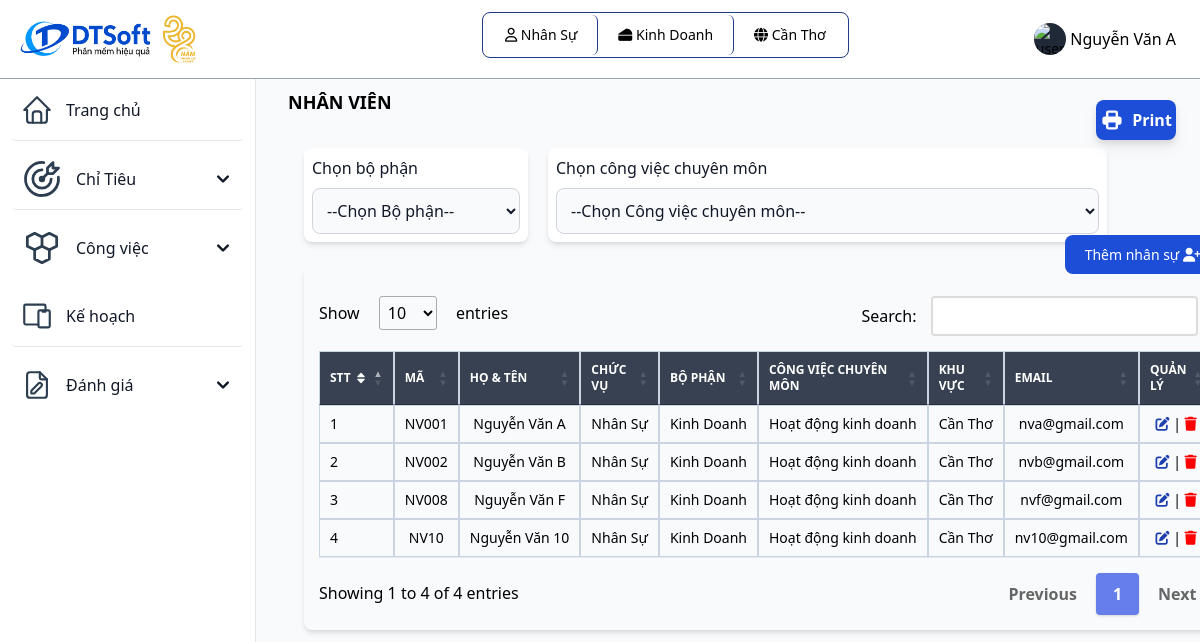
The app's page /nhanvien.php (signed in) with its own data.
### tables this page shows
CREATE TABLE `vaitro` (
  `id_vaitro` varchar(10) primary key,
  `tenvaitro` varchar(255) NOT NULL,
  `mota` varchar(255) NOT NULL
);

CREATE TABLE `bophan` (
  `id_bophan` varchar(10) primary key,
  `id_khuvuc` varchar(10) NOT NULL,
  `tenbophan` varchar(255) NOT NULL,
  `cvchuyenmon` varchar(255) NOT NULL,
  foreign key(id_khuvuc) references khuvuc(id_khuvuc) ON UPDATE CASCADE
);

CREATE TABLE `khuvuc` (
  `id_khuvuc` varchar(10) primary key,
  `tenkhuvuc` varchar(255) NOT NULL,
  `diachi` varchar(255) NOT NULL,
  `sdt` int(20) NOT NULL
);

CREATE TABLE `nguoidung` (
  `id_nguoidung` varchar(10) primary key,
  `id_bophan` varchar(10) DEFAULT NULL,
  `id_vaitro` varchar(10) NOT NULL,
  `id_khuvuc` varchar(10) DEFAULT NULL,
  `tennguoidung` varchar(255) NOT NULL,
  `sdt_nd` varchar(20) NOT NULL,
  `diachi_nd` varchar(255) NOT NULL,
  `email` varchar(255) NOT NULL,
  `password` varchar(255) NOT NULL,
  `ngaysinh` date NOT NULL,
  `gioitinh` varchar(255) NOT NULL,
  foreign key(id_bophan) references bophan(id_bophan) ON UPDATE CASCADE,
  foreign key(id_vaitro) references vaitro(id_vaitro) ON UPDATE CASCADE,
  foreign key(id_khuvuc) references khuvuc(id_khuvuc) ON UPDATE CASCADE
);

### nhanvien.php (the view, shortened to what this page needs)
<?php
include "inc/header.php";
include "db/database.php";
$id_vt = $_SESSION['id_vaitro'];
$id_bp = $_SESSION['id_bophan'];
$id_kv = $_SESSION['id_khuvuc'];
if ($id_vt == 'QLKV') {
  $sql = "SELECT * FROM nguoidung, vaitro, bophan, khuvuc
  WHERE nguoidung.id_khuvuc = khuvuc.id_khuvuc
  AND   nguoidung.id_vaitro = vaitro.id_vaitro
  AND   nguoidung.id_bophan = bophan.id_bophan
  AND   khuvuc.id_khuvuc = '".$id_kv."'";
  $query = mysqli_query($connect, $sql);
} else if ($id_vt = 'QLBP') {
  $sql = "SELECT * FROM nguoidung, vaitro, bophan, khuvuc
  WHERE nguoidung.id_khuvuc = khuvuc.id_khuvuc
  AND   nguoidung.id_vaitro = vaitro.id_vaitro
  AND   nguoidung.id_bophan = bophan.id_bophan
  AND   khuvuc.id_khuvuc = '".$id_kv."'
  AND   bophan.id_bophan = '".$id_bp."'
  AND nguoidung.id_vaitro NOT IN (SELECT nguoidung.id_vaitro FROM nguoidung WHERE nguoidung.id_vaitro = 'QLBP' OR nguoidung.id_vaitro = 'QLKV') ";
  $query = mysqli_query($connect, $sql);
}
?>
<div class="p-4 sm:ml-64">
  <div class="p-4 mt-14">
    <div class="mb-4 font-bold text-lg uppercase">Nhân viên</div>
    <div class="p-4 mt-4 grid">
      <div class="flex divToHide">
        <div class="shadow-md bg-white p-2 rounded-lg">
          <label for="countries" class="block mb-2 text-base font-medium text-gray-900">Chọn bộ phận</label>
          <select id="filter-select1" class="bg-gray-50 border border-gray-300 text-gray-900 text-base rounded-lg focus:ring-blue-500 focus:border-blue-500 block w-full p-2.5 dark:bg-gray-700 dark:border-gray-600 dark:placeholder-gray-400 dark:text-white dark:focus:ring-blue-500 dark:focus:border-blue-500">
            <option selected>--Chọn Bộ phận--</option>
          </select>
        </div>
        <div class="ml-5 shadow-md bg-white p-2 rounded-lg">
          <label class="block mb-2 text-base font-medium text-gray-900">Chọn công việc chuyên môn</label>
          <select id="filter-select2" class="bg-gray-50 border border-gray-300 text-gray-900 text-base rounded-lg focus:ring-blue-500 focus:border-blue-500 block w-full p-2.5 dark:bg-gray-700 dark:border-gray-600 dark:placeholder-gray-400 dark:text-white dark:focus:ring-blue-500 dark:focus:border-blue-500">
            <option selected>--Chọn Công việc chuyên môn--</option>
          </select>
        </div>
      </div>
      <div class="justify-self-end divToHide">
        <a href="themnhanvien.php" class="text-white bg-blue-700 hover:bg-blue-800 focus:ring-4 focus:ring-blue-300 font-medium rounded-lg text-sm px-5 py-2.5 mr-2 mb-2 dark:bg-blue-600 dark:hover:bg-blue-700 focus:outline-none dark:focus:ring-blue-800">
          Thêm nhân sự <i class="fa-solid fa-user-plus"></i>
        </a>
      </div>
      <div class="mb-4">
        <div class="relative overflow-x-auto shadow-md sm:rounded-lg">
          <table id="myTable1" class="w-full text-sm text-gray-500 dark:text-gray-400">
            <thead class="text-xs text-white uppercase bg-gray-700">
              <tr>
                <th class="px-3 py-3 border border-slate-300">
                  <div class="flex items-center">
                    STT
                    <a href="#"></a>
                  </div>
                </th>
                <th class="px-3 py-3 border border-slate-300">
                  Mã
                </th>
                <th class="px-3 py-3 border border-slate-300">
                  Họ & Tên
                </th>
                <th class="px-3 py-3 border border-slate-300">
                  Chức vụ
                </th>
                <th class="px-3 py-3 border border-slate-300 <?php if ($id_vt == 'QLBP') echo 'divToHide';
                                        elseif ($id_vt == 'QLKV') echo '' ?>">
                  Bộ phận
                </th>
                <th class="px-3 py-3 border border-slate-300">
                  Công việc chuyên môn
                </th>
                <th class="px-3 py-3 border border-slate-300 <?php if ($id_vt == 'QLKV' || $id_vt == 'QLBP') echo 'divToHide' ?>">
                  Khu vực
                </th>
                <th class="px-3 py-3 border border-slate-300">
                  Email
                </th>
                <th class="px-3 py-3 border border-slate-300 action-column">
                  QUẢN LÝ
                </th>
              </tr>
            </thead>
            <tbody class="text-black text-center">
              <?php
              $i = 0;
              while ($row = mysqli_fetch_array($query)) {
                $i++;
              ?>
                <tr class="bg-white border-b dark:border-gray-700 hover:bg-gray-50">
                  <td class="px-5 text-left border border-slate-300"><?php echo $i ?></td>
                  <td class="text-center font-medium border border-slate-300"><?php echo $row['id_nguoidung'] ?></td>
                  <td scope="row" class="px-3 py-4 font-medium whitespace-nowrap border border-slate-300">
                    <?php echo $row['tennguoidung'] ?>
                  </td>
                  <td class="px-3 py-4 font-medium whitespace-nowrap border border-slate-300">
                    <?php echo $row['tenvaitro'] ?>
                  </td>
                  <td class="px-3 py-4 font-medium whitespace-nowrap border border-slate-300 <?php if ($id_vt == 'QLBP') echo 'divToHide';
                                                                        elseif ($id_vt == 'QLKV') echo '' ?>">
                    <?php echo $row['tenbophan'] ?>
                  </td>
                  <td class="px-3 py-4 font-medium whitespace-nowrap border border-slate-300">
                    <?php echo $row['cvchuyenmon'] ?>
                  </td>
                  <td class="px-3 py-4 font-medium whitespace-nowrap border border-slate-300 <?php if ($id_vt == 'QLKV' || $id_vt == 'QLBP') echo 'divToHide' ?>">
                    <?php echo $row['tenkhuvuc'] ?>
                  </td>
                  <td class="px-3 py-4 font-medium whitespace-nowrap border border-slate-300 text-center">
                    <?php echo $row['email'] ?>
                  </td>
                  <td class="px-3 py-4 font-medium whitespace-nowrap border border-slate-300 text-center action-column">
                    <a class="text-blue-800" href="chinhsuanhanvien.php?action=sua&idnhansu=<?php echo $row['id_nguoidung']  ?>">
                      <i class="fa-solid fa-pen-to-square"></i>
                    </a> |
                    <a href="xoanhanvien.php?action=xoa&idnhansu=<?php echo $row['id_nguoidung']  ?>">
                      <i class="fa-solid fa-trash" style="color: red;"></i>
                    </a>
                  </td>
                </tr>
              <?php
              }
              ?>
            </tbody>
          </table>
        </div>
        <div class="fixed right-6 group divToHide" style="top: 100px;">
          <button onclick="printPage()" class="flex items-center justify-center text-white bg-blue-700 drop-shadow-lg rounded-lg w-20 h-10 hover:bg-blue-800 dark:bg-blue-600 dark:hover:bg-blue-700 focus:ring-4 focus:ring-blue-300 focus:outline-none dark:focus:ring-blue-800">
            <span class="font-bold">Print</span>
          </button>
        </div>
      </div>
    </div>
  </div>
  </body>
  </html>

### inc/header.php (shortened to what this page needs)
<?php
 include_once('db/connect.php');
 $id_vt = $_SESSION['id_vaitro'];
?>
<!DOCTYPE html>
<html lang="en">
<head>
	<link href="https://unpkg.com/tailwindcss@2.2.19/dist/tailwind.min.css" rel=" stylesheet">
  <link rel="stylesheet" href="https://cdnjs.cloudflare.com/ajax/libs/font-awesome/6.4.0/css/all.min.css">
	<link href="https://cdn.datatables.net/1.10.19/css/jquery.dataTables.min.css" rel="stylesheet">
	<link href="https://cdn.datatables.net/responsive/2.2.3/css/responsive.dataTables.min.css" rel="stylesheet">
  <script src="https://cdn.tailwindcss.com"></script>
</head>
<body class="g-sidenav-show bg-slate-50" id="draggable">
  <nav class="fixed top-0 z-50 w-full bg-white border-b border-gray-400 dark:border-gray-100 text-black">
        <div class="px-3 py-3 lg:px-5 lg:pl-3">
          <div class="flex items-center justify-between">
            <div class="flex items-center justify-start">
              <a href="index.php" class="flex ml-2 md:mr-24">
                <img src="assets/img/logo.jpg" class="h-12 mr-3" alt="FlowBite Logo" />
              </a>
            </div>
	    <div class="divToHide flex items-center justify-start relative inline-flex items-center p-0.5 mb-2 mr-2 text-sm font-medium rounded-lg border border-blue-900">
              <span class="relative px-5 py-2.5 bg-white rounded-md border-r border-blue-900">
                <i class="fa-regular fa-user"></i>
                  <?php
                    $sql = "SELECT tenvaitro from vaitro where id_vaitro = '" . $_SESSION['id_vaitro'] ."'";
                    $result = mysqli_query($connect, $sql);
                    $row = mysqli_fetch_array($result);
                    echo $row['tenvaitro'];
                  ?>
              </span>
              <?php
              if ($_SESSION['id_bophan'] != NULL){
                $sql = "SELECT tenbophan from bophan where id_bophan = '" . $_SESSION['id_bophan'] ."'";
                $result = mysqli_query($connect, $sql);
                $row_bophan = mysqli_fetch_array($result);
              ?>
              <span class="relative px-5 py-2.5 bg-white rounded-md border-r border-blue-900">
                 <i class="fa-solid fa-cheese"></i>
                  <?php
                      echo $row_bophan['tenbophan'];
                  ?>
              </span>
              <?php
              } else echo '';
              ?>
              <?php
              if ($_SESSION['id_vaitro'] != 'QTHT'){
              ?>
              <span class="relative px-5 py-2.5 bg-white rounded-md">
                  <i class="fa-solid fa-globe"></i>
                  <?php
                    $sql = "SELECT tenkhuvuc from khuvuc where id_khuvuc = '" . $_SESSION['id_khuvuc'] ."'";
                    $result = mysqli_query($connect, $sql);
                    $row = mysqli_fetch_array($result);
                    echo $row['tenkhuvuc'];
                  ?>
              </span>
              <?php
              }
              ?>
            </div>
            <div class="flex items-center divToHide">
                <div class="flex items-center ml-3">
                  <div class="flex">
                    <button type="button" class="flex text-sm bg-gray-800 rounded-full focus:ring-4 focus:ring-gray-300 dark:focus:ring-gray-600" aria-expanded="false" data-dropdown-toggle="dropdown-user">
                      <img class="w-8 h-8 rounded-full" src="https://flowbite.com/docs/images/people/profile-picture-5.jpg" alt="user photo">
                    </button>
                    <span class="text-black p-1 cursor-pointer" data-dropdown-toggle="dropdown-user"><?php echo $_SESSION['tennguoidung']; ?></span>
                  </div>
                </div>
              </div>
          </div>
        </div>
      </nav>
      <aside id="logo-sidebar" class="fixed top-0 left-0 z-40 w-64 h-screen pt-20 transition-transform -translate-x-full bg-white border-r border-gray-200 sm:translate-x-0 dark:border-gray-100
      h-96 overflow-y-scroll scrollbar-thick scrollbar-thumb-blue-500 scrollbar-track-blue-100
      " aria-label="Sidebar">
         <div class="h-full px-3 pb-4 overflow-y-auto bg-white">
            <ul class="space-y-2 font-medium">
               <li class="border-b rounded">
                  <a href="index.php" class="flex items-center p-2 text-gray-900 rounded-lg dark:text-black hover:bg-gray-100 dark:hover:bg-gray-200">
                     <span class="ml-3">Trang chủ</span>
                  </a>
               </li>
               <?php if ($id_vt != "QLKV" && $id_vt != 'QTHT'){ ?>
               <li class="border-b rounded">
                  <button type="button" class="flex items-center w-full p-2 text-gray-900 transition duration-75 rounded-lg group hover:bg-gray-100 dark:text-black hover:bg-gray-200" aria-controls="dropdown-cv" data-collapse-toggle="dropdown-ct">
                    <span class="flex-1 ml-3 text-left whitespace-nowrap">Chỉ Tiêu</span>
                    <svg class="w-6 h-6" fill="currentColor" viewBox="0 0 20 20" xmlns="http://www.w3.org/2000/svg">
                      <path fill-rule="evenodd" d="M5.293 7.293a1 1 0 011.414 0L10 10.586l3.293-3.293a1 1 0 111.414 1.414l-4 4a1 1 0 01-1.414 0l-4-4a1 1 0 010-1.414z" clip-rule="evenodd"></path>
                    </svg>
                  </button>
               </li>
               <?php } ?>
               <?php if ($id_vt != "QLKV" && $id_vt != 'QTHT'){ ?>
               <li>
                  <button type="button" class="flex items-center w-full p-2 text-gray-900 transition duration-75 rounded-lg group hover:bg-gray-100 dark:text-black hover:bg-gray-200" aria-controls="dropdown-cv" data-collapse-toggle="dropdown-cv">
                    <span class="flex-1 ml-3 text-left whitespace-nowrap">Công việc</span>
                    <svg class="w-6 h-6" fill="currentColor" viewBox="0 0 20 20" xmlns="http://www.w3.org/2000/svg">
                      <path fill-rule="evenodd" d="M5.293 7.293a1 1 0 011.414 0L10 10.586l3.293-3.293a1 1 0 111.414 1.414l-4 4a1 1 0 01-1.414 0l-4-4a1 1 0 010-1.414z" clip-rule="evenodd"></path>
                    </svg>
                  </button>
               </li>
               <?php } ?>
               <?php
                    if ($id_vt == "QLBP" || $id_vt == "NS"){
                ?>
               <li class="border-b rounded">
                  <a href="kehoachgiaoviec.php" class="flex items-center p-2 text-gray-900 rounded-lg dark:text-black hover:bg-gray-100 dark:hover:bg-gray-200">
                    <span class="flex-1 ml-3 whitespace-nowrap">Kế hoạch</span>
                  </a>
               </li>
               <?php } ?>
               <?php if ($id_vt != "QTHT" && $id_vt != "QLKV"){ ?>
               <li>
                <button type="button" class="flex items-center w-full p-2 text-gray-900 transition duration-75 rounded-lg group hover:bg-gray-100 dark:text-black hover:bg-gray-200" aria-controls="dropdown-example" data-collapse-toggle="dropdown-example">
                      <span class="flex-1 ml-3 text-left whitespace-nowrap">Đánh giá</span>
                      <svg class="w-6 h-6" fill="currentColor" viewBox="0 0 20 20" xmlns="http://www.w3.org/2000/svg"><path fill-rule="evenodd" d="M5.293 7.293a1 1 0 011.414 0L10 10.586l3.293-3.293a1 1 0 111.414 1.414l-4 4a1 1 0 01-1.414 0l-4-4a1 1 0 010-1.414z" clip-rule="evenodd"></path></svg>
                </button>
             </li>
             <?php } ?>
            </ul>
         </div>
      </aside>

### inc/header.php (style rules this page uses)
table.dataTable.no-footer { border-bottom: 1px solid #e2e8f0; margin-top: 0.75em; margin-bottom: 0.75em; }

### records on screen
vaitro: tenvaitro "Nhân Sự"
bophan: tenbophan "Kinh Doanh"
khuvuc: tenkhuvuc "Cần Thơ"
nguoidung: id_nguoidung "NV001", tennguoidung "Nguyễn Văn A", id_vaitro.tenvaitro "Nhân Sự", id_bophan.tenbophan "Kinh Doanh", id_bophan.cvchuyenmon "Hoạt động kinh doanh", id_khuvuc.tenkhuvuc "Cần Thơ", email "nva@gmail.com"
nguoidung: id_nguoidung "NV002", tennguoidung "Nguyễn Văn B", id_vaitro.tenvaitro "Nhân Sự", id_bophan.tenbophan "Kinh Doanh", id_bophan.cvchuyenmon "Hoạt động kinh doanh", id_khuvuc.tenkhuvuc "Cần Thơ", email "nvb@gmail.com"
nguoidung: id_nguoidung "NV008", tennguoidung "Nguyễn Văn F", id_vaitro.tenvaitro "Nhân Sự", id_bophan.tenbophan "Kinh Doanh", id_bophan.cvchuyenmon "Hoạt động kinh doanh", id_khuvuc.tenkhuvuc "Cần Thơ", email "nvf@gmail.com"
nguoidung: id_nguoidung "NV10", tennguoidung "Nguyễn Văn 10", id_vaitro.tenvaitro "Nhân Sự", bophan.tenbophan "Kinh Doanh", bophan.cvchuyenmon "Hoạt động kinh doanh", id_khuvuc.tenkhuvuc "Cần Thơ", email "nv10@gmail.com"

### other values on screen
$_SESSION['tennguoidung'] "Nguyễn Văn A"
